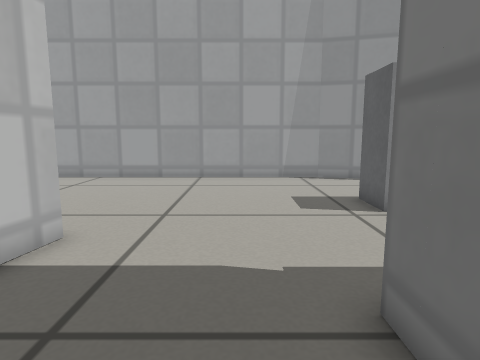
View 1 (above)

15 first-person views from a walk through a Gazebo world. The camera is 0.41 m above the floor, tilts 8° down and sees 75° across. The floor is counted in squares, 0.2 m on a side. Each view is taken from the middle of a square. On the plan, view 1 faces up. The plan holds only what a view shows up to about 17 squares ahead; the rest is blank. Simple patterns stand in for the simulator's built-in surfaces.

View 2
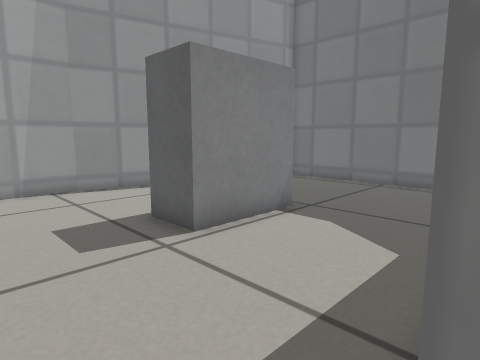

View 3
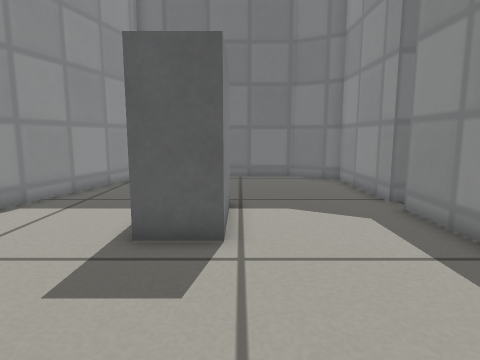

View 4
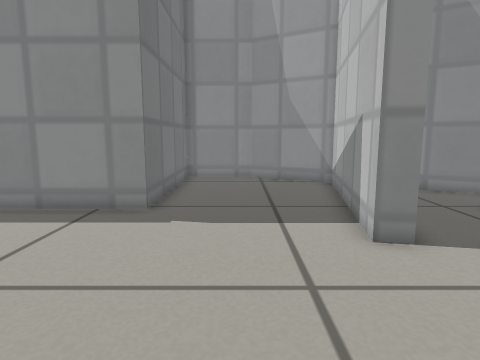

View 5
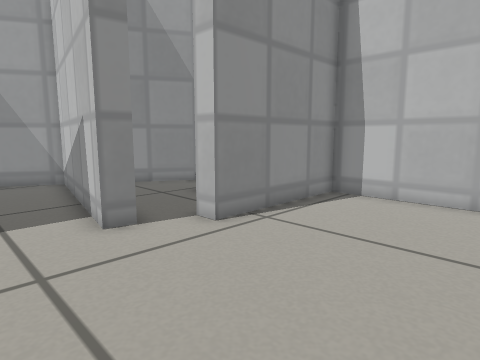

View 6
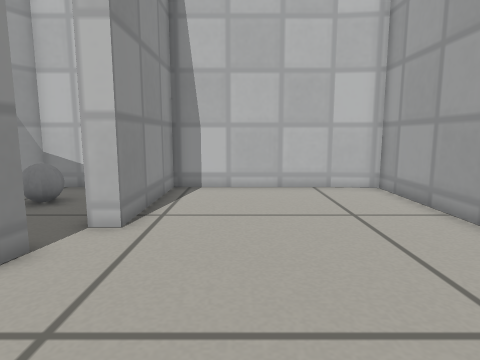

View 7
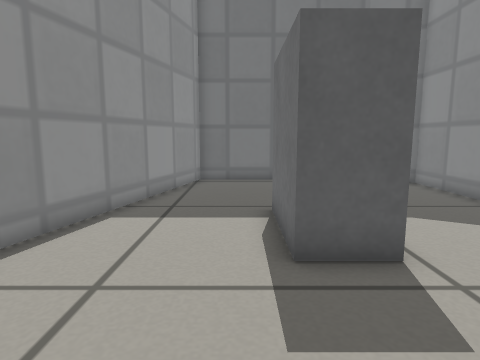

View 8
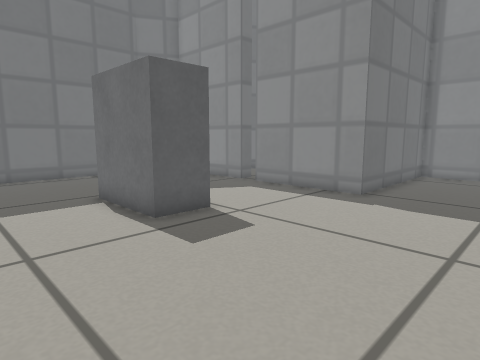

View 9
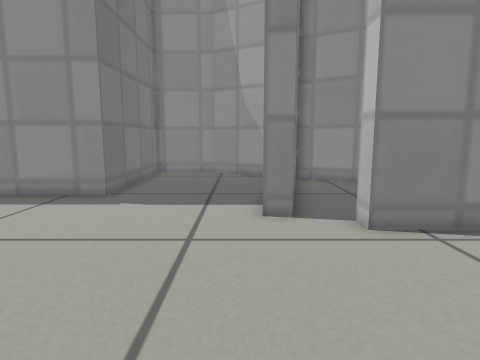

View 10
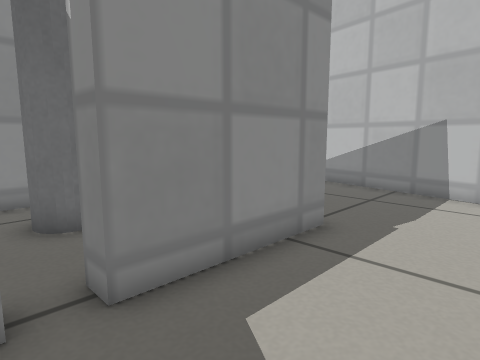

View 11
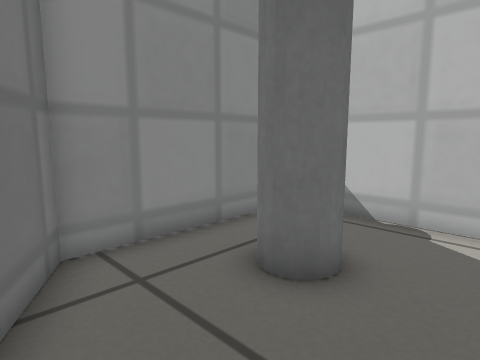

View 12
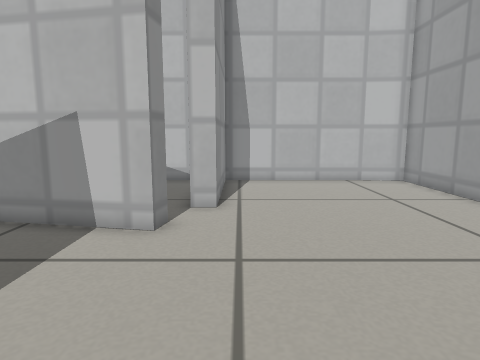

View 13
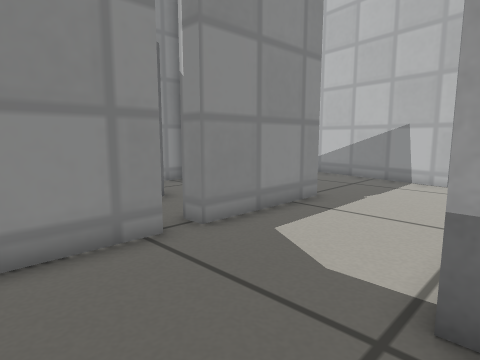

View 14
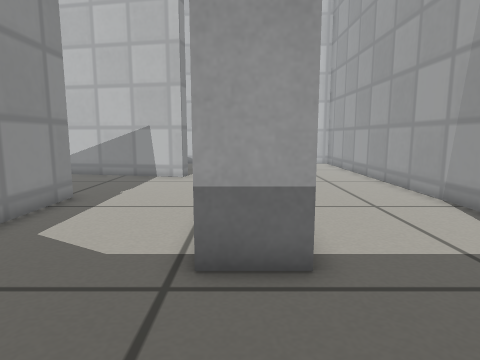

View 15
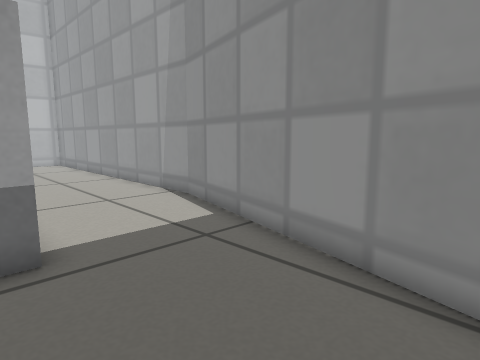

### Floor plan
Points are (right, up) in squares from view 1. A wall is a line through its corners. A room is listed if a view was taken in it or the views show most of it. See-through windows are left out.
Room 1 (views 1, 2, 3, 4, 5, 6, 7, 8, 9, 10, 12, 13, 14, 15)
walls: (-4.3, 6.3) (-3.6, 6.1) (-5, -1.6) (-1.6, -3.5) (1.6, -3.5) (1.6, 3.4) (6.6, 3.4) (6.6, 2.6); (4, 15.5) (-11.2, 15.5) (-11.5, 13.6); (7.6, 2.5) (7.6, 3.4) (12.6, 3.4) (13.7, 5.3) (13.7, 12.9) (3.8, 15.5); (-11.5, 13.7) (-11.5, 7.3) (-5.8, 7.3) (-5.8, 6.5)
ways out: opening at (7, 3) to room 2; opening at (-5, 7) to room 3
objects: grey box (4, 8) to (7, 10)
Room 2 (view 11)
walls: (2.4, 1.1) (2.4, -1.9); (2.4, -3.5) (8.6, -3.5) (9.7, -1.7)
ways out: opening at (7, 3) to room 1
objects: grey cylinder (5, -1) to (6, 0)
Room 3 (no view inside)
walls: (-11.5, 5.7) (-11.5, 2.2) (-5.7, -1.2); (-5.5, 0.3) (-4.3, 6.3)
ways out: opening at (-5, 7) to room 1
objects: grey ball (-9, 3) to (-8, 4)

Positions as (right, up) in squares from view 1, and headings:
1: (0, 0), facing up
2: (0, 3), facing up-right
3: (-2, 8), facing right
4: (-1, 12), facing down
5: (-1, 13), facing down-left
6: (1, 10), facing left
7: (-1, 11), facing right
8: (-3, 14), facing down-right
9: (-3, 14), facing down
10: (8, 7), facing down-left
11: (10, 2), facing down-left
12: (3, 8), facing left
13: (11, 9), facing down-left
14: (12, 9), facing left
15: (13, 9), facing up-left
